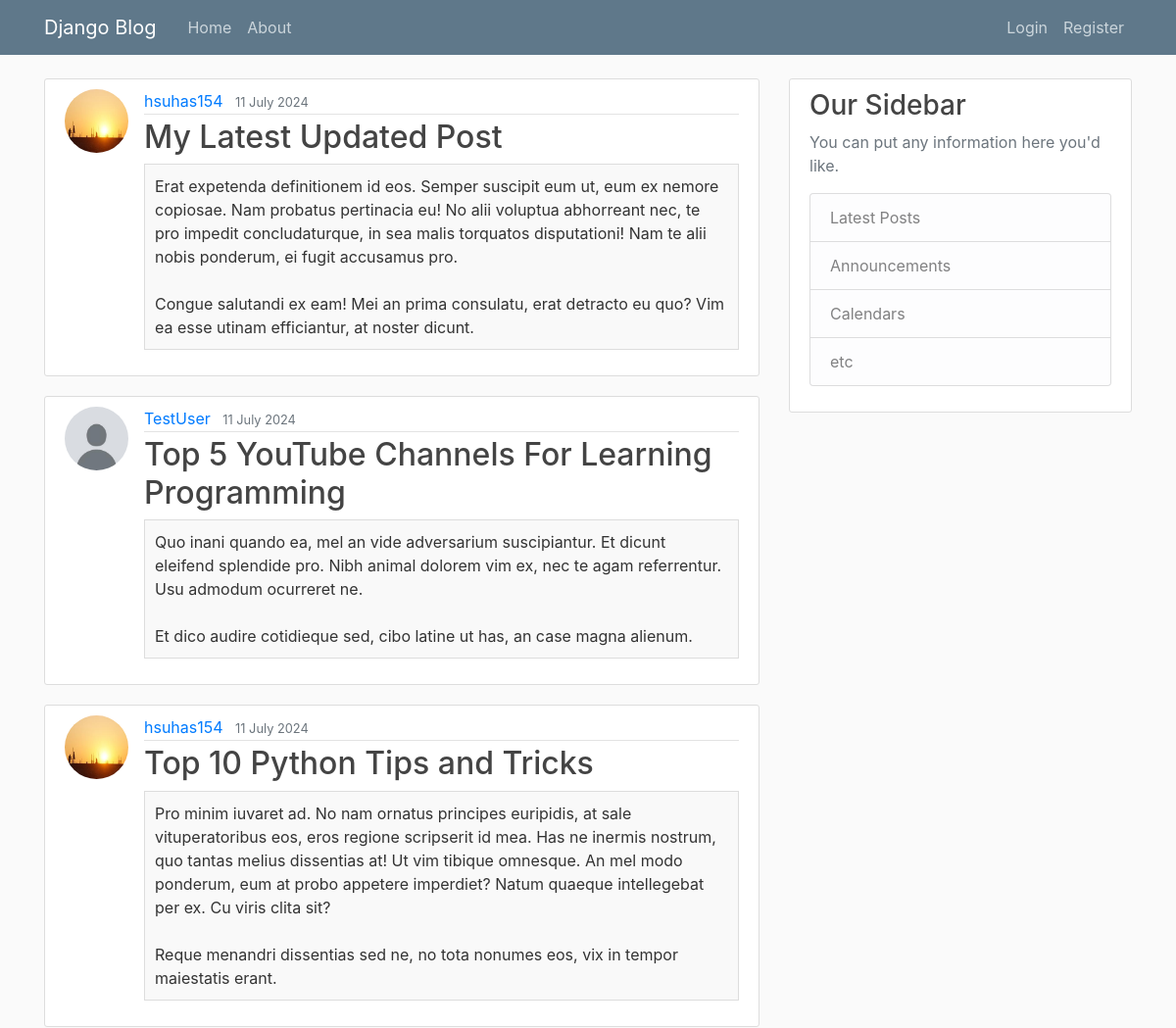
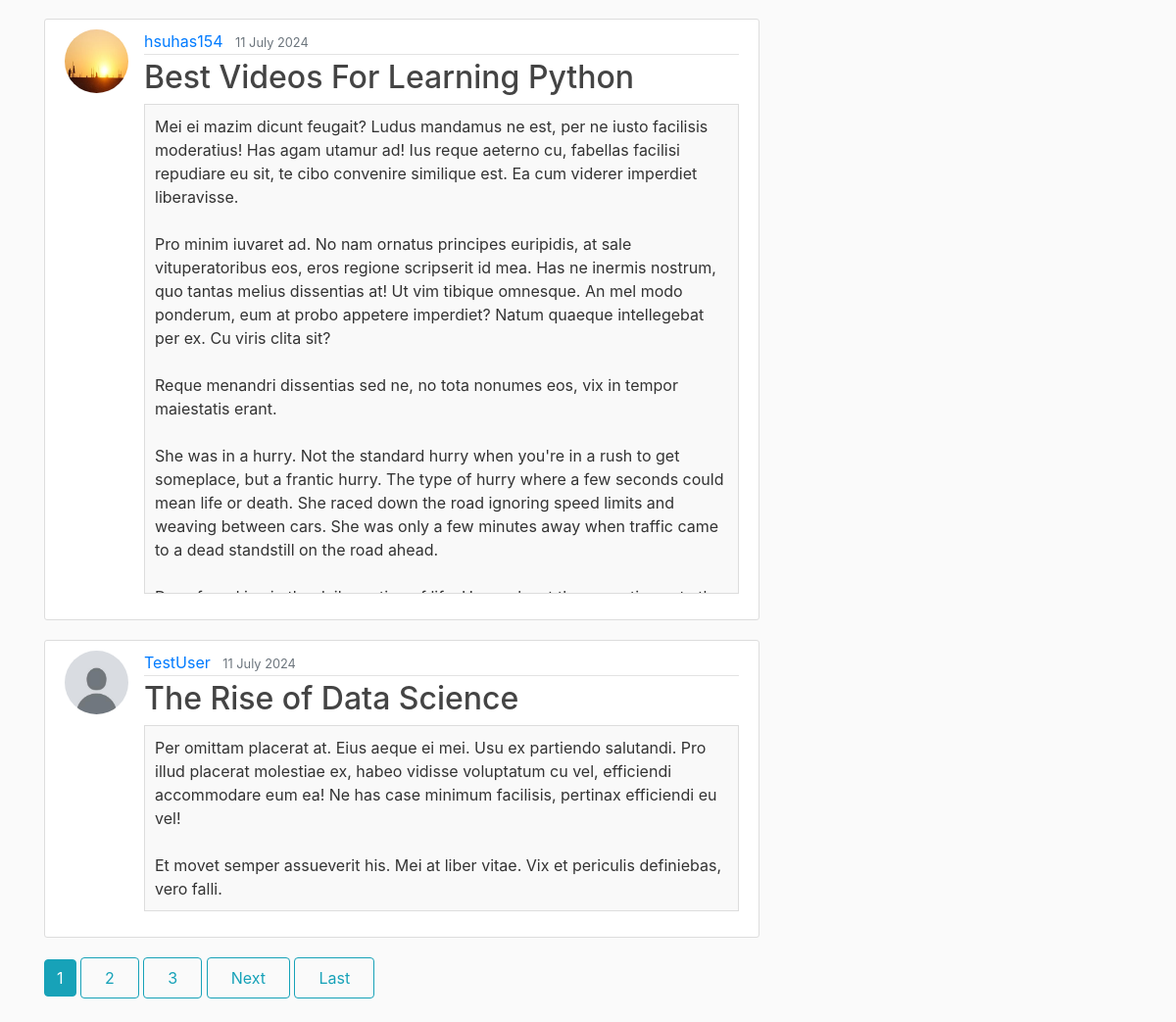
The page / on the database its author committed (2 pictures, top to bottom).
### blog/models.py (models this page shows, shortened)
class Post(models.Model):
    title = models.CharField(max_length = 100)
    content = models.TextField()
    date_posted = models.DateTimeField(default = timezone.now)
    author = models.ForeignKey(User, on_delete = models.CASCADE)

### users/models.py (models this page shows, shortened)
class Profile(models.Model):
    user = models.OneToOneField(User, on_delete=models.CASCADE)
    image = models.ImageField(default='default.jpg', upload_to='profile_pics')

### blog/views.py (the view)
# urls.py: path('', PostListView.as_view(), name = 'blog-home'),
class PostListView(ListView): # Copied
    model = Post
    template_name = 'blog/home.html' # <app>/<model>_<viewtype>.html
    context_object_name = 'posts'
    ordering = ['-date_posted']
    paginate_by = 5

### blog/templates/blog/home.html (shortened to what this page needs)
{% extends "blog/base.html" %}
{% block content %}
    {% for post in posts %}
    <article class="media content-section">
      <img class="rounded-circle article-img" src="{{ post.author.profile.image.url }}">
        <div class="media-body">
          <div class="article-metadata">
            <a class="mr-2" href="{% url 'user-posts' post.author.username %}">{{ post.author }}</a>
            <small class="text-muted">{{ post.date_posted|date:"d F Y" }}</small>
          </div>
          <h2><a class="article-title" href="{% url 'post-detail' post.id %}">{{ post.title }}</a></h2>
          <p class="article-content">{{ post.content }}</p>
        </div>
    </article>
    {% endfor %}
    {% if is_paginated %}
      {% for num in page_obj.paginator.page_range %}
        {% if page_obj.number == num %}
          <a class="btn btn-info mb-4" href="?page={{ num }}">{{ num }}</a>
        {% elif num > page_obj.number|add:'-3' and num < page_obj.number|add:'3' %}
        <a class="btn btn-outline-info mb-4" href="?page={{ num }}">{{ num }}</a>
        {% endif %}
      {% endfor %}
      {% if page_obj.has_next %}
        <a class="btn btn-outline-info mb-4" href="?page={{ page_obj.next_page_number }}">Next</a>
        <a class="btn btn-outline-info mb-4" href="?page={{ page_obj.paginator.num_pages }}">Last</a>
      {% endif %}
    {% endif %}
{% endblock content %}

### blog/templates/blog/base.html (shortened to what this page needs)
{% load static %}
<!DOCTYPE html>
<html lang="en">
<head>
    <link rel="stylesheet" href="https://cdn.jsdelivr.net/npm/bootstrap@4.0.0/dist/css/bootstrap.min.css">
    <link rel="stylesheet" href="https://cdnjs.cloudflare.com/ajax/libs/font-awesome/5.15.4/css/all.min.css">
    <link rel="stylesheet" type="text/css" href="{% static 'blog/main.css' %}">
</head>
<body>
    <header class="site-header">
        <nav class="navbar navbar-expand-md navbar-dark bg-steel fixed-top">
          <div class="container">
            <a class="navbar-brand mr-4" href="{% url 'blog-home' %}">Django Blog</a>
            <div class="collapse navbar-collapse" id="navbarToggle">
              <div class="navbar-nav mr-auto">
                <a class="nav-item nav-link" href="{% url 'blog-home' %}">Home</a>
                <a class="nav-item nav-link" href="{% url 'blog-about' %}">About</a>
              </div>
              <div class="navbar-nav d-flex align-items-center">
                {% if user.is_authenticated %}
                  <a class="nav-item nav-link" href="{% url 'post-create' %}">New Post</a>
                  <a class="nav-item nav-link" href="{% url 'profile' %}">Profile</a>
                  <form action="{% url 'logout' %}" method="post" class="d-inline-block" style="margin-left: 0.75rem;">
                    {% csrf_token %}
                    <button type="submit" class="nav-item nav-link btn btn-link" style="padding: 0; margin: 0;">Logout</button>
                  </form>
                {% else %}
                  <a class="nav-item nav-link" href="{% url 'login' %}">Login</a>
                  <a class="nav-item nav-link" href="{% url 'register' %}">Register</a>
                {% endif %}
              </div>
            </div>
          </div>
        </nav>
    </header>
    <main role="main" class="container">
        <div class="row">
          <div class="col-md-8">
            {% block content %}{% endblock %}
          </div>
          <div class="col-md-4">
            <div class="content-section">
              <h3>Our Sidebar</h3>
              <p class='text-muted'>You can put any information here you'd like.
                <ul class="list-group">
                  <li class="list-group-item list-group-item-light">Latest Posts</li>
                  <li class="list-group-item list-group-item-light">Announcements</li>
                  <li class="list-group-item list-group-item-light">Calendars</li>
                  <li class="list-group-item list-group-item-light">etc</li>
                </ul>
              </p>
            </div>
          </div>
        </div>
    </main>
</body>
</html>

### blog/static/blog/main.css (style rules this page uses)
body { background: #fafafa; color: #333333; margin-top: 5rem; }
h1, h2, h3, h4, h5, h6 { color: #444444; }
ul { margin: 0; }
.bg-steel { background-color: #5f788a; }
.site-header .navbar-nav .nav-link { color: #cbd5db; }
.content-section { background: #ffffff; padding: 10px 20px; border: 1px solid #dddddd; border-radius: 3px; margin-bottom: 20px; }
.article-title { color: #444444; }
.article-content { white-space: pre-line; max-height: 500px; overflow-y: auto; padding: 10px; border: 1px solid #ddd; background-color: #f9f9f9; }
.article-img { height: 65px; width: 65px; margin-right: 16px; }
.article-metadata { padding-bottom: 1px; margin-bottom: 4px; border-bottom: 1px solid #e3e3e3 }
.navbar-nav .nav-link { color: rgba(255, 255, 255, 0.651); }
.btn-outline-info { width: auto; padding: 0.5rem 1.5rem; }

### rows shown on the page
Post: author.profile.image (picture), author "hsuhas154", date_posted "11 July 2024", title "My Latest Updated Post", content "Erat expetenda definitionem id eos. Semper suscipit eum ut, eum ex nemore copiosae. Nam probatus pertinacia eu! No alii voluptua abhorreant nec, te pro impedit concludaturque, in sea malis torquatos disputationi! Nam te alii nobis ponderum, ei fugit accusamus pro. Congue salutandi ex eam! Mei an prima consulatu, erat detracto eu quo? Vim ea esse utinam efficiantur, at noster dicunt."
Post: author.profile.image (placeholder picture), author "TestUser", date_posted "11 July 2024", title "Top 5 YouTube Channels For Learning Programming", content "Quo inani quando ea, mel an vide adversarium suscipiantur. Et dicunt eleifend splendide pro. Nibh animal dolorem vim ex, nec te agam referrentur. Usu admodum ocurreret ne. Et dico audire cotidieque sed, cibo latine ut has, an case magna alienum."
Post: author.profile.image (picture), author "hsuhas154", date_posted "11 July 2024", title "Top 10 Python Tips and Tricks", content "Pro minim iuvaret ad. No nam ornatus principes euripidis, at sale vituperatoribus eos, eros regione scripserit id mea. Has ne inermis nostrum, quo tantas melius dissentias at! Ut vim tibique omnesque. An mel modo ponderum, eum at probo appetere imperdiet? Natum quaeque intellegebat per ex. Cu viris clita sit? Reque menandri dissentias sed ne, no tota nonumes eos, vix in tempor maiestatis erant."
Post: author.profile.image (picture), author "hsuhas154", date_posted "11 July 2024", title "Best Videos For Learning Python", content "Mei ei mazim dicunt feugait? Ludus mandamus ne est, per ne iusto facilisis moderatius! Has agam utamur ad! Ius reque aeterno cu, fabellas facilisi repudiare eu sit, te cibo convenire similique est. Ea cum viderer imperdiet liberavisse. Pro minim iuvaret ad. No nam ornatus principes euripidis, at sale vituperatoribus eos, eros regione scripserit id mea. Has ne inermis nostrum, quo tantas melius dissentias at! Ut vim tibique omnesque. An mel modo ponderum, eum at probo appetere imperdiet? Natum quaeque intellegebat per ex. Cu viris clita sit? Reque menandri dissentias sed ne, no tota nonumes eos, vix in tempor maiestatis erant. She was in a hurry. Not the standard hurry when you're in a rush…"
Post: author.profile.image (placeholder picture), author "TestUser", date_posted "11 July 2024", title "The Rise of Data Science", content "Per omittam placerat at. Eius aeque ei mei. Usu ex partiendo salutandi. Pro illud placerat molestiae ex, habeo vidisse voluptatum cu vel, efficiendi accommodare eum ea! Ne has case minimum facilisis, pertinax efficiendi eu vel! Et movet semper assueverit his. Mei at liber vitae. Vix et periculis definiebas, vero falli."

### other values the page prints
{{ num }} "1"
{{ num }} "2" "3"
